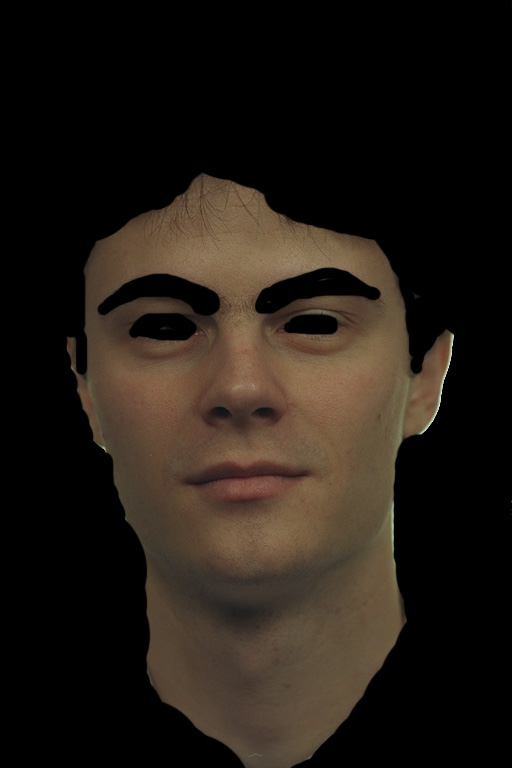
#> input picture Images/Ground Truths/mask_001.jpg, 512 x 768 px; its folder holds only this picture in this run
$ python Task2.py
#> lines starting #> are read from the running program, lines starting #| are printed output that depends on the picture; after the words box and inside, x2 and y2 are one past the last pixel; in counts of white or black regions, pixels touching at a corner belong together
import numpy as np
import matplotlib.pyplot as plt
import cv2
import glob

def get_min_max_ranges(arr1,arr2,arr3):
    return [np.min(arr1[arr1>0]),np.min(arr2[arr2>0]),np.min(arr3[arr3>0])],[np.max(arr1[arr1>0]),np.max(arr2[arr2>0]),np.max(arr3[arr3>0])]
def get_binary_mask(bgr_img,param=None):
    ret, mask = cv2.threshold(bgr_img, 1, 255, cv2.THRESH_BINARY)
    if param=="morph":

        kernel = np.ones((4,4),np.uint8)
        mask = cv2.erode(mask,kernel,iterations = 1)

    return cv2.cvtColor(mask, cv2.COLOR_BGR2GRAY)
    return mask


def seg_skin(param=None):
    min_ranges_bgr=[]
    max_ranges_bgr=[]
    min_ranges_hsv=[]
    max_ranges_hsv=[]
    for img in glob.glob("Images/Ground Truths/*.jpg"):

        bgr_img=cv2.imread(img)
#> bgr_img is the input picture: shape (768, 512, 3); mean B, G, R 21.2, 28, 35.3
        binary_mask=get_binary_mask(bgr_img,param)
        bgr_img=cv2.bitwise_and(bgr_img,bgr_img,mask=binary_mask)
        b,g,r=cv2.split(bgr_img)
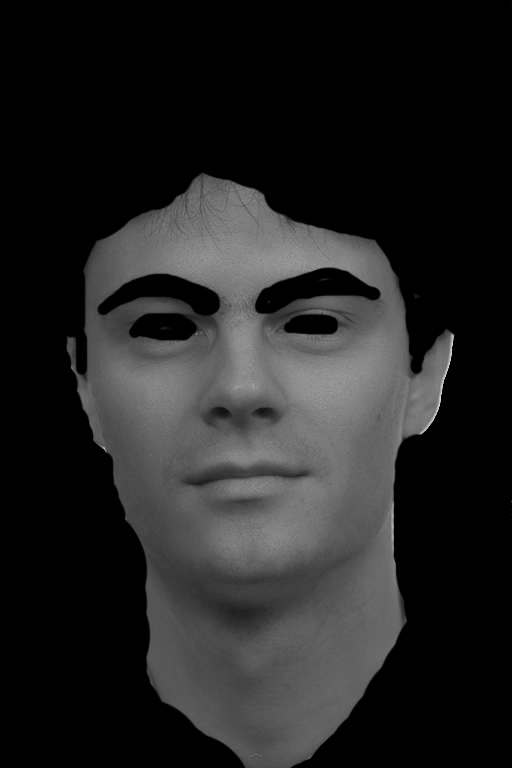
#> r: shape (768, 512); min 0, max 220, mean 35.2

        min_range,max_range=get_min_max_ranges(b,g,r)
#> min_range = [1, 1, 1]; max_range = [214, 232, 220]
        min_ranges_bgr.append(min_range)
        max_ranges_bgr.append(max_range)

        hsv_img = cv2.cvtColor(bgr_img, cv2.COLOR_BGR2HSV)
#> hsv_img: shape (768, 512, 3); mean H, S, V 6.6, 39.5, 35.3
        h,s,v=cv2.split(hsv_img)
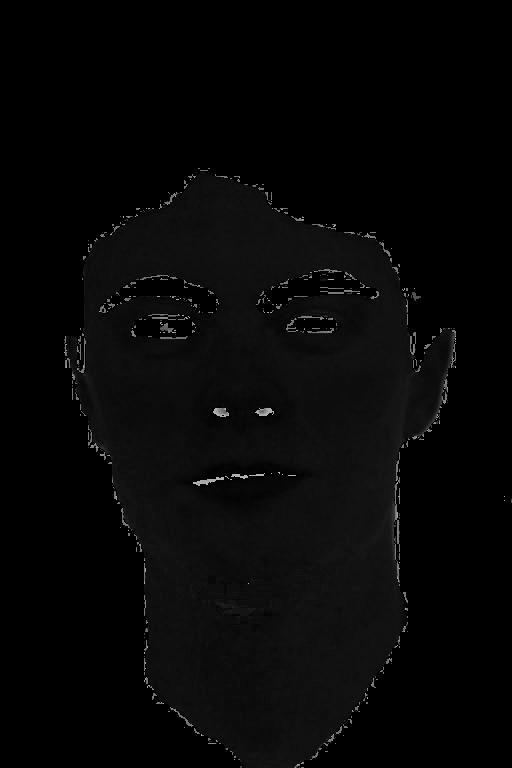
#> h: shape (768, 512); min 0, max 179, mean 6.6
        min_range,max_range=get_min_max_ranges(h,s,v)
#> min_range = [1, 8, 2]; max_range = [179, 255, 232]
        min_ranges_hsv.append(min_range)
        max_ranges_hsv.append(max_range)


    min_ranges_bgr=np.array(min_ranges_bgr)
#> min_ranges_bgr = [[1, 1, 1]]
    max_ranges_bgr=np.array(max_ranges_bgr)
#> max_ranges_bgr = [[214, 232, 220]]
    min_ranges_hsv=np.array(min_ranges_hsv)
#> min_ranges_hsv = [[1, 8, 2]]
    max_ranges_hsv=np.array(max_ranges_hsv)
#> max_ranges_hsv = [[179, 255, 232]]


    max_bgr_skin_range=np.min(max_ranges_bgr,axis=0)
#> max_bgr_skin_range = [214, 232, 220]
    min_bgr_skin_range=np.max(min_ranges_bgr,axis=0)
#> min_bgr_skin_range = [1, 1, 1]
    max_hsv_skin_range=np.min(max_ranges_hsv,axis=0)
#> max_hsv_skin_range = [179, 255, 232]
    min_hsv_skin_range=np.max(min_ranges_hsv,axis=0)
#> min_hsv_skin_range = [1, 8, 2]

    print("Max bgr skin range",max_bgr_skin_range)
#| Max bgr skin range [214 232 220]
    print("Min bgr skin range",min_bgr_skin_range)
#| Min bgr skin range [1 1 1]
    print("Max hsv skin range",max_hsv_skin_range)
#| Max hsv skin range [179 255 232]
    print("Min hsv skin range",min_hsv_skin_range)
#| Min hsv skin range [1 8 2]

    #prediction on original images
    original_images=glob.glob("Images/Original Images/img_00*.jpg")+glob.glob("Images/Original Images/img_010.jpg")
    original_images.sort()


    for img in original_images:
        plt.figure(figsize=(20,9))

        bgr_img=cv2.imread(img)
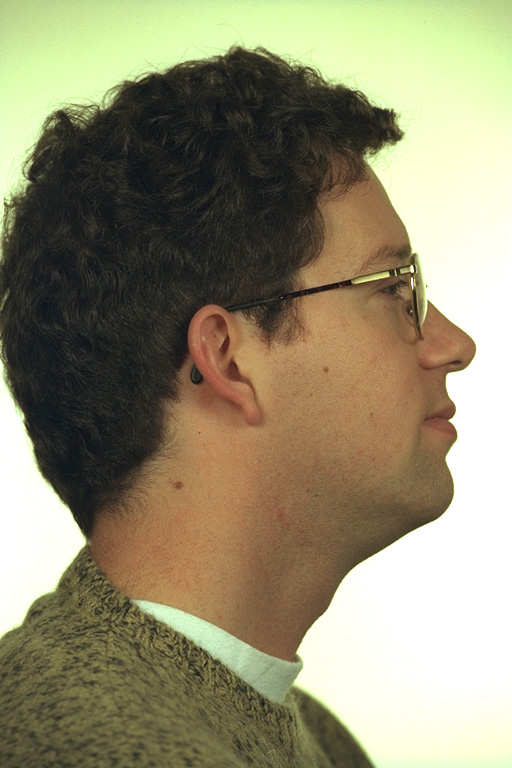
#> input picture Images/Original Images/img_010.jpg, 512 x 768 px
#> bgr_img is the input picture: shape (768, 512, 3); mean B, G, R 113, 140.4, 146.6
        plt.subplot(141)
        bgr_mask=cv2.inRange(bgr_img,min_bgr_skin_range,max_bgr_skin_range)
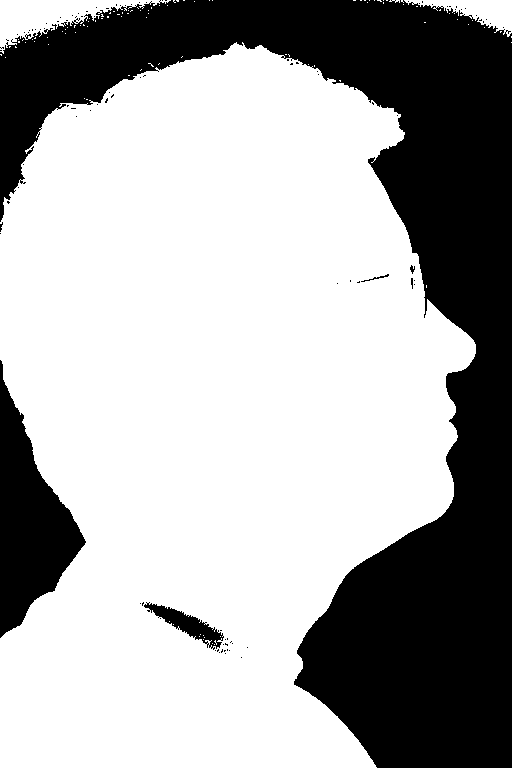
#> bgr_mask: shape (768, 512); 66.7% white; 100 black regions (95 under 20 px), largest, box (x1, y1, x2, y2) and area: (0, 0, 512, 768) 118259, (0, 360, 86, 638) 11251, (144, 602, 224, 650) 1184, (361, 274, 389, 282) 44, (410, 265, 415, 274) 25
        plt.axis('off')
        plt.title("BGR Mask",fontsize=15)
        plt.imshow(bgr_mask, cmap=plt.cm.gray)

        masked_bgr=cv2.bitwise_and(bgr_img,bgr_img,mask=bgr_mask)
        plt.subplot(142)
        plt.axis('off')
        plt.title("Masked BGR",fontsize=15)

        plt.imshow(cv2.cvtColor(masked_bgr,cv2.COLOR_BGR2RGB))
        hsv_img=cv2.cvtColor(masked_bgr,cv2.COLOR_BGR2HSV)
#> hsv_img: shape (768, 512, 3); mean H, S, V 21, 57.5, 66.4
        hsv_mask=cv2.inRange(bgr_img,min_hsv_skin_range,max_hsv_skin_range)
#> hsv_mask: shape (768, 512); 72.3% white; 156 black regions (146 under 20 px), largest, box (x1, y1, x2, y2) and area: (236, 21, 512, 768) 88233, (0, 360, 86, 638) 11186, (0, 28, 240, 222) 7220
        masked_hsv=cv2.bitwise_and(hsv_img,hsv_img,mask=hsv_mask)
#> masked_hsv: shape (768, 512, 3); mean H, S, V 21, 57.5, 66.2

        plt.subplot(143)
        plt.axis('off')
        plt.title("HSV Mask",fontsize=15)

        plt.imshow(hsv_mask, cmap=plt.cm.gray)
        plt.subplot(144)
        plt.axis('off')
        plt.title("Masked HSV",fontsize=15)
        plt.imshow(cv2.cvtColor(masked_hsv,cv2.COLOR_HSV2RGB))

        plt.show()
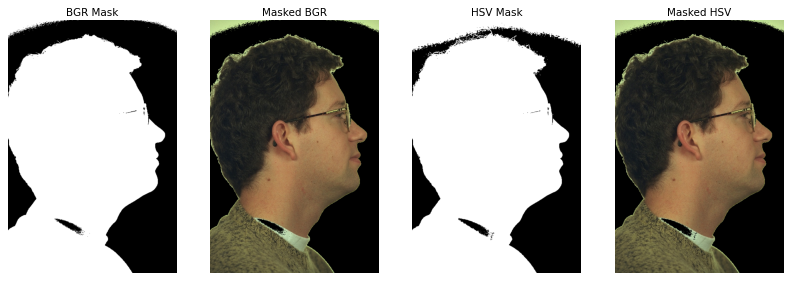
#> figure drawn by matplotlib, 4 panels

seg_skin()
seg_skin("morph")
#> call 2 of seg_skin, with param = 'morph'
#> call 2 of get_binary_mask, with param = 'morph'
#> in get_binary_mask (call 2), `mask = cv2.erode(mask,kernel,iterations = 1)`:
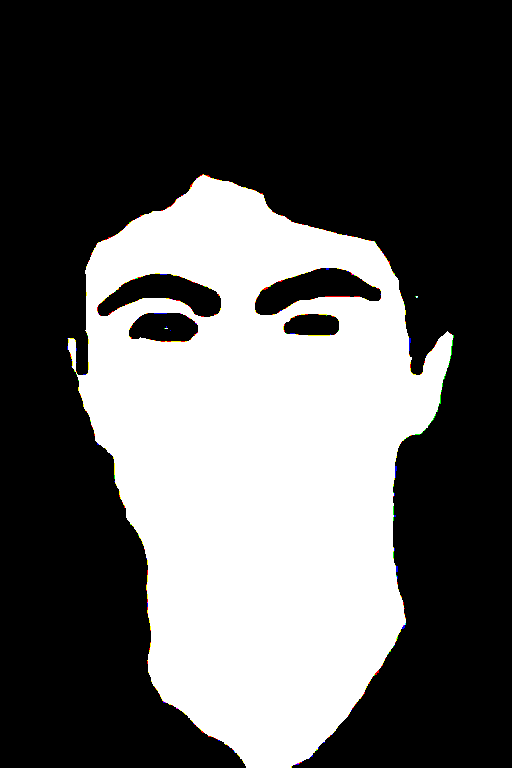
#> mask: shape (768, 512, 3); mean B, G, R 90.2, 90.5, 90.7
#> in seg_skin (call 2), `min_range,max_range=get_min_max_ranges(b,g,r)`: min_range = [1, 1, 1]; max_range = [212, 232, 220]
#> in seg_skin (call 2), `hsv_img = cv2.cvtColor(bgr_img, cv2.COLOR_BGR2HSV)`: hsv_img: shape (768, 512, 3); mean H, S, V 5.4, 35.8, 34.8
#> in seg_skin (call 2), `h,s,v=cv2.split(hsv_img)`:
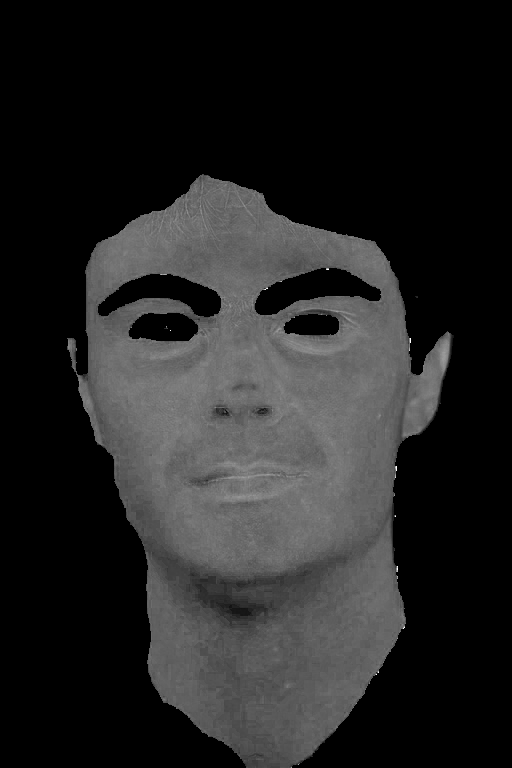
#> s: shape (768, 512); min 0, max 255, mean 35.8
#> in seg_skin (call 2), `min_range,max_range=get_min_max_ranges(h,s,v)`: min_range = [1, 14, 2]; max_range = [179, 255, 232]
#> in seg_skin (call 2), `max_ranges_bgr=np.array(max_ranges_bgr)`: max_ranges_bgr = [[212, 232, 220]]
#> in seg_skin (call 2), `min_ranges_hsv=np.array(min_ranges_hsv)`: min_ranges_hsv = [[1, 14, 2]]
#> in seg_skin (call 2), `max_bgr_skin_range=np.min(max_ranges_bgr,axis=0)`: max_bgr_skin_range = [212, 232, 220]
#> in seg_skin (call 2), `min_hsv_skin_range=np.max(min_ranges_hsv,axis=0)`: min_hsv_skin_range = [1, 14, 2]
#| Max bgr skin range [212 232 220]
#| Min bgr skin range [1 1 1]
#| Max hsv skin range [179 255 232]
#| Min hsv skin range [ 1 14  2]
#> in seg_skin (call 2), `masked_hsv=cv2.bitwise_and(hsv_img,hsv_img,mask=hsv_mask)`: masked_hsv: shape (768, 512, 3); mean H, S, V 21, 57.5, 66.2
